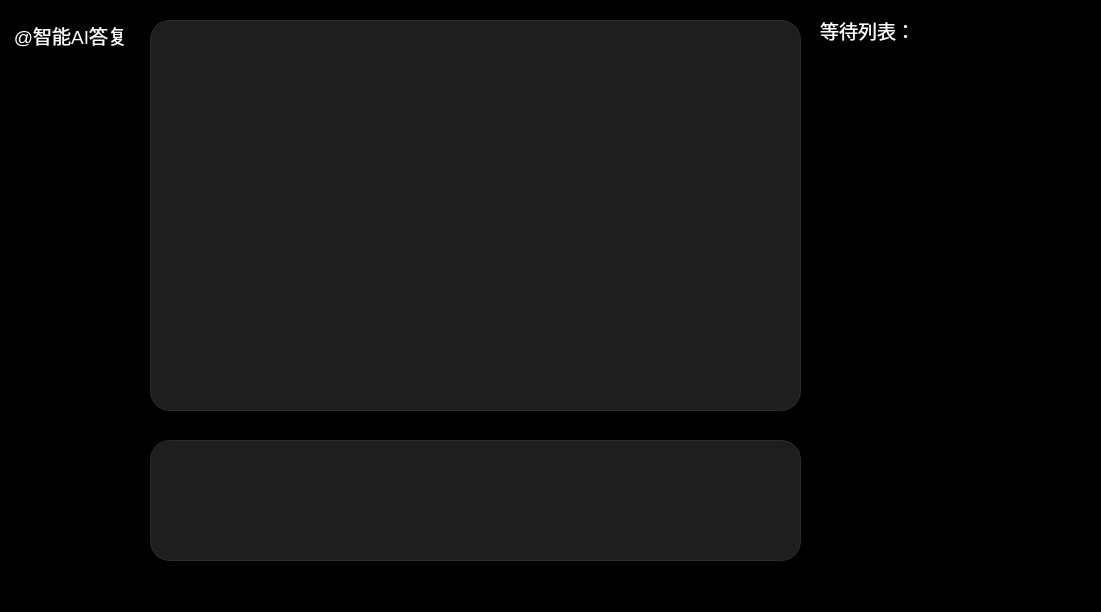
<?xml version="1.0" encoding="UTF-8"?>
<ui version="4.0">
 <class>MainWindow</class>
 <widget class="QMainWindow" name="MainWindow">
  <property name="geometry">
   <rect>
    <x>0</x>
    <y>0</y>
    <width>1101</width>
    <height>612</height>
   </rect>
  </property>
  <property name="windowTitle">
   <string>智能AI对答 - ChatGPT引擎</string>
  </property>
  <property name="styleSheet">
   <string notr="true">*{
background-color: rgb(0, 0, 0);
}
QScrollBar:vertical {
    border: 2px solid #999999;
    background: #F0F0F0;
    width: 10px;
    margin: 0px 0px 0px 0px;
}

QScrollBar::handle:vertical {
    background: #888888;
    min-height: 20px;
}

QScrollBar::add-line:vertical, QScrollBar::sub-line:vertical {
    background: none;
}
</string>
  </property>
  <widget class="QWidget" name="centralwidget">
   <widget class="QLabel" name="labelBotLogo">
    <property name="geometry">
     <rect>
      <x>40</x>
      <y>60</y>
      <width>51</width>
      <height>51</height>
     </rect>
    </property>
    <property name="styleSheet">
     <string notr="true">border-image: url(:/Images/Resources/Images/ai_logo.png);
background-repeat: no-repeat;
background-attachment: fixed;
background-size: cover;
border-radius: 25px;</string>
    </property>
    <property name="text">
     <string/>
    </property>
   </widget>
   <widget class="QTextEdit" name="textEdit">
    <property name="geometry">
     <rect>
      <x>150</x>
      <y>20</y>
      <width>651</width>
      <height>391</height>
     </rect>
    </property>
    <property name="font">
     <font>
      <family>Microsoft YaHei UI</family>
      <pointsize>16</pointsize>
     </font>
    </property>
    <property name="styleSheet">
     <string notr="true">QTextEdit{
background-color: rgba(43, 43, 43, 180);
border: 1px solid #2b2b2b;
border-radius: 20px;
padding: 10px;
color: white;
}
QScrollBar:vertical {
    border: none;
    background-color: #333333;
    width: 10px;
    margin: 0px 0px 0px 0px;
    border-radius: 5px;
}

QScrollBar::handle:vertical {
    background-color: #666666;
    min-height: 20px;
    border-radius: 5px;
}

QScrollBar::add-line:vertical {
    border: none;
    background-color: #333333;
    height: 10px;
    subcontrol-position: bottom;
    subcontrol-origin: margin;
    border-radius: 5px;
}

QScrollBar::sub-line:vertical {
    border: none;
    background-color: #333333;
    height: 10px;
    subcontrol-position: top;
    subcontrol-origin: margin;
    border-radius: 5px;
}

QScrollBar::add-page:vertical, QScrollBar::sub-page:vertical {
    background-color: none;
    border-radius: 5px;
}</string>
    </property>
    <property name="markdown">
     <string/>
    </property>
    <property name="html">
     <string>&lt;!DOCTYPE HTML PUBLIC &quot;-//W3C//DTD HTML 4.0//EN&quot; &quot;http://www.w3.org/TR/REC-html40/strict.dtd&quot;&gt;
&lt;html&gt;&lt;head&gt;&lt;meta name=&quot;qrichtext&quot; content=&quot;1&quot; /&gt;&lt;style type=&quot;text/css&quot;&gt;
p, li { white-space: pre-wrap; }
&lt;/style&gt;&lt;/head&gt;&lt;body style=&quot; font-family:'Microsoft YaHei UI'; font-size:16pt; font-weight:400; font-style:normal;&quot;&gt;
&lt;p style=&quot;-qt-paragraph-type:empty; margin-top:0px; margin-bottom:0px; margin-left:0px; margin-right:0px; -qt-block-indent:0; text-indent:0px; font-size:14pt;&quot;&gt;&lt;br /&gt;&lt;/p&gt;&lt;/body&gt;&lt;/html&gt;</string>
    </property>
   </widget>
   <widget class="QLabel" name="labelUserLogo">
    <property name="geometry">
     <rect>
      <x>30</x>
      <y>510</y>
      <width>51</width>
      <height>51</height>
     </rect>
    </property>
    <property name="styleSheet">
     <string notr="true">background-repeat: no-repeat;
background-attachment: fixed;
background-size: cover;</string>
    </property>
    <property name="text">
     <string/>
    </property>
   </widget>
   <widget class="QTextEdit" name="textEdit_2">
    <property name="geometry">
     <rect>
      <x>150</x>
      <y>440</y>
      <width>651</width>
      <height>121</height>
     </rect>
    </property>
    <property name="font">
     <font>
      <family>Microsoft YaHei UI</family>
      <pointsize>16</pointsize>
     </font>
    </property>
    <property name="styleSheet">
     <string notr="true">QTextEdit{
background-color: rgba(43, 43, 43, 180);
border: 1px solid #2b2b2b;
border-radius: 20px;
padding: 10px;
color: white;
}
QScrollBar:vertical {
    border: 2px solid #999999;
    background: #F0F0F0;
    width: 10px;
    margin: 0px 0px 0px 0px;
}

QScrollBar::handle:vertical {
    background: #888888;
    min-height: 20px;
}

QScrollBar::add-line:vertical, QScrollBar::sub-line:vertical {
    background: none;
}
</string>
    </property>
    <property name="html">
     <string>&lt;!DOCTYPE HTML PUBLIC &quot;-//W3C//DTD HTML 4.0//EN&quot; &quot;http://www.w3.org/TR/REC-html40/strict.dtd&quot;&gt;
&lt;html&gt;&lt;head&gt;&lt;meta name=&quot;qrichtext&quot; content=&quot;1&quot; /&gt;&lt;style type=&quot;text/css&quot;&gt;
p, li { white-space: pre-wrap; }
&lt;/style&gt;&lt;/head&gt;&lt;body style=&quot; font-family:'Microsoft YaHei UI'; font-size:16pt; font-weight:400; font-style:normal;&quot;&gt;
&lt;p style=&quot;-qt-paragraph-type:empty; margin-top:0px; margin-bottom:0px; margin-left:0px; margin-right:0px; -qt-block-indent:0; text-indent:0px; font-size:11pt;&quot;&gt;&lt;br /&gt;&lt;/p&gt;&lt;/body&gt;&lt;/html&gt;</string>
    </property>
   </widget>
   <widget class="QLabel" name="label">
    <property name="geometry">
     <rect>
      <x>820</x>
      <y>20</y>
      <width>161</width>
      <height>21</height>
     </rect>
    </property>
    <property name="font">
     <font>
      <family>Microsoft YaHei UI</family>
      <pointsize>14</pointsize>
     </font>
    </property>
    <property name="styleSheet">
     <string notr="true">color: white;</string>
    </property>
    <property name="text">
     <string>等待列表：</string>
    </property>
   </widget>
   <widget class="QLabel" name="labelWaitList">
    <property name="geometry">
     <rect>
      <x>820</x>
      <y>45</y>
      <width>271</width>
      <height>511</height>
     </rect>
    </property>
    <property name="font">
     <font>
      <family>Microsoft YaHei UI</family>
      <pointsize>12</pointsize>
     </font>
    </property>
    <property name="styleSheet">
     <string notr="true">color: rgb(161, 161, 161);</string>
    </property>
    <property name="text">
     <string/>
    </property>
    <property name="alignment">
     <set>Qt::AlignLeading|Qt::AlignLeft|Qt::AlignTop</set>
    </property>
    <property name="wordWrap">
     <bool>false</bool>
    </property>
   </widget>
   <widget class="QLabel" name="labelUsername">
    <property name="geometry">
     <rect>
      <x>10</x>
      <y>446</y>
      <width>131</width>
      <height>51</height>
     </rect>
    </property>
    <property name="font">
     <font>
      <family>Microsoft YaHei UI</family>
      <pointsize>14</pointsize>
     </font>
    </property>
    <property name="styleSheet">
     <string notr="true">color: rgb(255, 255, 255);</string>
    </property>
    <property name="text">
     <string/>
    </property>
    <property name="alignment">
     <set>Qt::AlignCenter</set>
    </property>
   </widget>
   <widget class="QLabel" name="labelUsername_2">
    <property name="geometry">
     <rect>
      <x>10</x>
      <y>10</y>
      <width>121</width>
      <height>51</height>
     </rect>
    </property>
    <property name="font">
     <font>
      <family>Microsoft YaHei UI</family>
      <pointsize>14</pointsize>
     </font>
    </property>
    <property name="styleSheet">
     <string notr="true">color: rgb(255, 255, 255);</string>
    </property>
    <property name="text">
     <string>@智能AI答复</string>
    </property>
    <property name="alignment">
     <set>Qt::AlignCenter</set>
    </property>
   </widget>
  </widget>
  <widget class="QMenuBar" name="menubar">
   <property name="geometry">
    <rect>
     <x>0</x>
     <y>0</y>
     <width>1101</width>
     <height>21</height>
    </rect>
   </property>
  </widget>
  <widget class="QStatusBar" name="statusbar"/>
 </widget>
 <resources>
  <include location="MainWindow.qrc"/>
 </resources>
 <connections/>
</ui>
